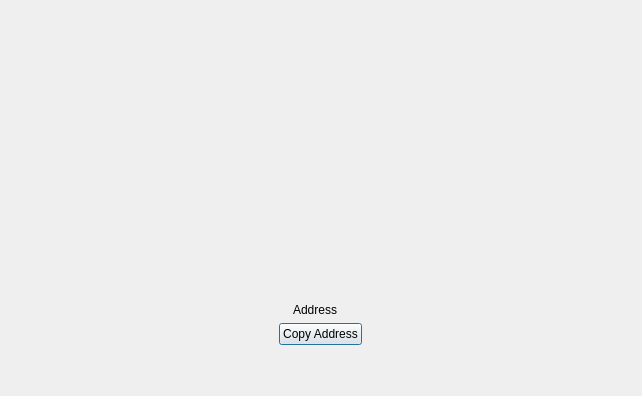
<?xml version="1.0" encoding="UTF-8"?>
<ui version="4.0">
 <class>ReceiveTokenPage</class>
 <widget class="QDialog" name="ReceiveTokenPage">
  <property name="enabled">
   <bool>true</bool>
  </property>
  <property name="geometry">
   <rect>
    <x>0</x>
    <y>0</y>
    <width>642</width>
    <height>396</height>
   </rect>
  </property>
  <property name="windowTitle">
   <string>Receive</string>
  </property>
  <layout class="QVBoxLayout" name="verticalLayout_4">
   <property name="leftMargin">
    <number>30</number>
   </property>
   <property name="topMargin">
    <number>30</number>
   </property>
   <property name="rightMargin">
    <number>30</number>
   </property>
   <property name="bottomMargin">
    <number>30</number>
   </property>
   <item>
    <spacer name="verticalSpacer">
     <property name="orientation">
      <enum>Qt::Vertical</enum>
     </property>
     <property name="sizeHint" stdset="0">
      <size>
       <width>17</width>
       <height>13</height>
      </size>
     </property>
    </spacer>
   </item>
   <item alignment="Qt::AlignHCenter">
    <widget class="QWidget" name="widgetQRMargin" native="true">
     <layout class="QVBoxLayout" name="verticalLayout_3">
      <property name="spacing">
       <number>0</number>
      </property>
      <property name="leftMargin">
       <number>40</number>
      </property>
      <property name="topMargin">
       <number>40</number>
      </property>
      <property name="rightMargin">
       <number>40</number>
      </property>
      <property name="bottomMargin">
       <number>40</number>
      </property>
      <item>
       <widget class="QWidget" name="widgetQRFrame" native="true">
        <layout class="QVBoxLayout" name="verticalLayout_2">
         <property name="spacing">
          <number>0</number>
         </property>
         <property name="leftMargin">
          <number>0</number>
         </property>
         <property name="topMargin">
          <number>0</number>
         </property>
         <property name="rightMargin">
          <number>0</number>
         </property>
         <property name="bottomMargin">
          <number>0</number>
         </property>
         <item>
          <widget class="QRImageWidget" name="lbl RVCode">
           <property name="minimumSize">
            <size>
             <width>170</width>
             <height>170</height>
            </size>
           </property>
           <property name="maximumSize">
            <size>
             <width>170</width>
             <height>170</height>
            </size>
           </property>
           <property name="text">
            <string/>
           </property>
           <property name="alignment">
            <set>Qt::AlignCenter</set>
           </property>
          </widget>
         </item>
        </layout>
       </widget>
      </item>
     </layout>
    </widget>
   </item>
   <item>
    <widget class="QWidget" name="widgetAddress" native="true">
     <layout class="QVBoxLayout" name="verticalLayout">
      <item>
       <layout class="QHBoxLayout" name="horizontalLayout_2">
        <item>
         <spacer name="horizontalSpacer_4">
          <property name="orientation">
           <enum>Qt::Horizontal</enum>
          </property>
          <property name="sizeHint" stdset="0">
           <size>
            <width>10</width>
            <height>10</height>
           </size>
          </property>
         </spacer>
        </item>
        <item>
         <widget class="QLabel" name="labelTokenAddressText">
          <property name="text">
           <string>Address</string>
          </property>
         </widget>
        </item>
        <item>
         <widget class="QLabel" name="labelTokenAddress">
          <property name="text">
           <string/>
          </property>
          <property name="textInteractionFlags">
           <set>Qt::LinksAccessibleByMouse|Qt::TextSelectableByMouse</set>
          </property>
         </widget>
        </item>
        <item>
         <spacer name="horizontalSpacer_5">
          <property name="orientation">
           <enum>Qt::Horizontal</enum>
          </property>
          <property name="sizeHint" stdset="0">
           <size>
            <width>10</width>
            <height>10</height>
           </size>
          </property>
         </spacer>
        </item>
       </layout>
      </item>
      <item alignment="Qt::AlignHCenter">
       <widget class="QPushButton" name="copyAddressButton">
        <property name="text">
         <string>Copy Address</string>
        </property>
       </widget>
      </item>
     </layout>
    </widget>
   </item>
   <item>
    <spacer name="verticalSpacer_5">
     <property name="orientation">
      <enum>Qt::Vertical</enum>
     </property>
     <property name="sizeHint" stdset="0">
      <size>
       <width>20</width>
       <height>16</height>
      </size>
     </property>
    </spacer>
   </item>
  </layout>
 </widget>
 <customwidgets>
  <customwidget>
   <class>QRImageWidget</class>
   <extends>QLabel</extends>
   <header>qt/qrimagewidget.h</header>
  </customwidget>
 </customwidgets>
 <resources/>
 <connections/>
</ui>
